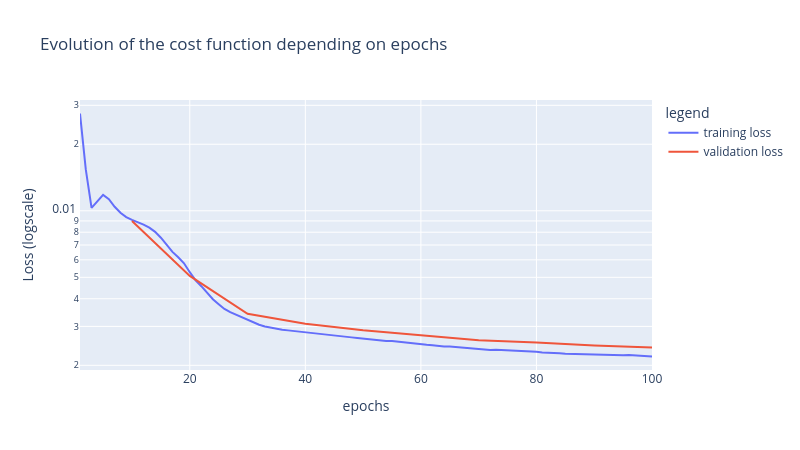
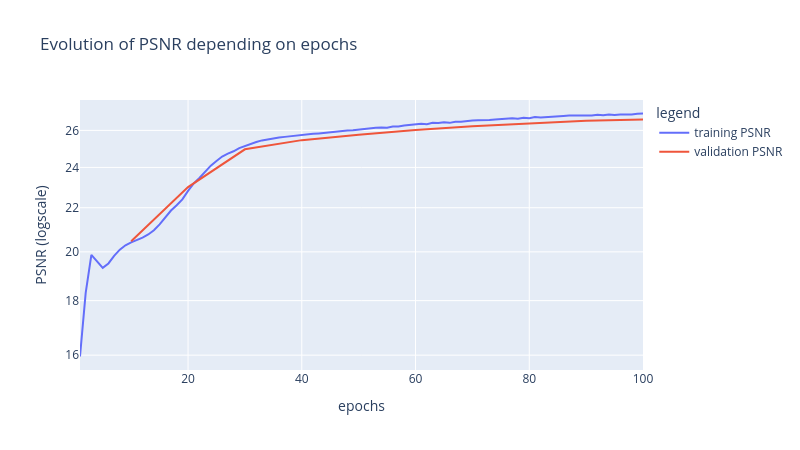

The notebook cell these images were saved under, in order:
### Markdown cell above
### Displaying training and validation performance

### Code cell
data_train = optim.getData(ista_trainer, 'Training')
data_valid = optim.getData(ista_trainer, 'Validation')        

plt_train_loss = pandas.DataFrame({'x':data_train["epoch"], 'y':data_train["Loss"], 'legend':'training loss',   'type':'loss'})
plt_valid_loss = pandas.DataFrame({'x':data_valid["epoch"], 'y':data_valid["Loss"], 'legend':'validation loss', 'type':'loss'})
plt_loss       = pandas.concat([plt_train_loss,plt_valid_loss]) 
    
figLoss = px.line(plt_loss,
            x='x', 
            y='y', 
            log_x=False, log_y=True,
            color='legend',
            labels={'x':'epochs','y':'Loss (logscale)'},
            title='Evolution of the cost function depending on epochs',
            width=800, height=450)
figLoss.show()


plt_train_psnr = pandas.DataFrame({'x':data_train["epoch"], 'y':data_train["PSNR"], 'legend':'training PSNR',   'type':'PSNR'})
plt_valid_psnr = pandas.DataFrame({'x':data_valid["epoch"], 'y':data_valid["PSNR"], 'legend':'validation PSNR', 'type':'PSNR'})
plt_psnr       = pandas.concat([plt_train_psnr,plt_valid_psnr]) 
    
figPSNR = px.line(plt_psnr,
            x='x', 
            y='y', 
            log_x=False, log_y=True,
            color='legend',
            labels={'x':'epochs','y':'PSNR (logscale)'},
            title='Evolution of PSNR depending on epochs',
            width=800, height=450)
figPSNR.show()

### Figure 1 — Plotly figure (JSON) as saved in the notebook; plotly's stock layout.template omitted (floating-point values rounded to 4 significant figures)
{"data": [{"hovertemplate": "legend=training loss<br>epochs=%{x}<br>Loss (logscale)=%{y}<extra></extra>", "legendgroup": "training loss", "line": {"color": "#636efa", "dash": "solid"}, "marker": {"symbol": "circle"}, "mode": "lines", "name": "training loss", "orientation": "v", "showlegend": true, "type": "scatter", "x": [1, 2, 3, 4, 5, 6, 7, 8, 9, 10, 11, 12, 13, 14, 15, 16, 17, 18, 19, 20, 21, 22, 23, 24, 25, 26, 27, 28, 29, 30, 31, 32, 33, 34, 35, 36, 37, 38, 39, 40, 41, 42, 43, 44, 45, 46, 47, 48, 49, 50, 51, 52, 53, 54, 55, 56, 57, 58, 59, 60, 61, 62, 63, 64, 65, 66, 67, 68, 69, 70, 71, 72, 73, 74, 75, 76, 77, 78, 79, 80, 81, 82, 83, 84, 85, 86, 87, 88, 89, 90, 91, 92, 93, 94, 95, 96, 97, 98, 99, 100], "xaxis": "x", "y": [0.02755, 0.01539, 0.01032, 0.01099, 0.0118, 0.01128, 0.01043, 0.009795, 0.00937, 0.0091, 0.008884, 0.008662, 0.00839, 0.008029, 0.007553, 0.007023, 0.006519, 0.00616, 0.00579, 0.005276, 0.00485, 0.004559, 0.004266, 0.003981, 0.003781, 0.003598, 0.00348, 0.003392, 0.003282, 0.003206, 0.003121, 0.003053, 0.002999, 0.002957, 0.002921, 0.002897, 0.002878, 0.002857, 0.002839, 0.00282, 0.0028, 0.002779, 0.00276, 0.002741, 0.002722, 0.002706, 0.00269, 0.002676, 0.002659, 0.002642, 0.002623, 0.002605, 0.002585, 0.002576, 0.002576, 0.002559, 0.002537, 0.002511, 0.002498, 0.00249, 0.002476, 0.002464, 0.00244, 0.002431, 0.002433, 0.002421, 0.002422, 0.002394, 0.002384, 0.002368, 0.002359, 0.002349, 0.002352, 0.002346, 0.00233, 0.002325, 0.002311, 0.002317, 0.002315, 0.002302, 0.002286, 0.002284, 0.002276, 0.002266, 0.002255, 0.002251, 0.002246, 0.002239, 0.002243, 0.00224, 0.002239, 0.002235, 0.002223, 0.002226, 0.002223, 0.002224, 0.002215, 0.002214, 0.002196, 0.002192], "yaxis": "y"}, {"hovertemplate": "legend=validation loss<br>epochs=%{x}<br>Loss (logscale)=%{y}<extra></extra>", "legendgroup": "validation loss", "line": {"color": "#EF553B", "dash": "solid"}, "marker": {"symbol": "circle"}, "mode": "lines", "name": "validation loss", "orientation": "v", "showlegend": true, "type": "scatter", "x": [10, 20, 30, 40, 50, 60, 70, 80, 90, 100], "xaxis": "x", "y": [0.008986, 0.005074, 0.003421, 0.003082, 0.002884, 0.002744, 0.002597, 0.002534, 0.002458, 0.002405], "yaxis": "y"}], "layout": {"height": 450, "legend": {"title": {"text": "legend"}, "tracegroupgap": 0}, "title": {"text": "Evolution of the cost function depending on epochs"}, "width": 800, "xaxis": {"anchor": "y", "domain": [0, 1], "title": {"text": "epochs"}}, "yaxis": {"anchor": "x", "domain": [0, 1], "title": {"text": "Loss (logscale)"}, "type": "log"}}}

### Figure 2 — Plotly figure (JSON) as saved in the notebook; plotly's stock layout.template omitted (floating-point values rounded to 4 significant figures)
{"data": [{"hovertemplate": "legend=training PSNR<br>epochs=%{x}<br>PSNR (logscale)=%{y}<extra></extra>", "legendgroup": "training PSNR", "line": {"color": "#636efa", "dash": "solid"}, "marker": {"symbol": "circle"}, "mode": "lines", "name": "training PSNR", "orientation": "v", "showlegend": true, "type": "scatter", "x": [1, 2, 3, 4, 5, 6, 7, 8, 9, 10, 11, 12, 13, 14, 15, 16, 17, 18, 19, 20, 21, 22, 23, 24, 25, 26, 27, 28, 29, 30, 31, 32, 33, 34, 35, 36, 37, 38, 39, 40, 41, 42, 43, 44, 45, 46, 47, 48, 49, 50, 51, 52, 53, 54, 55, 56, 57, 58, 59, 60, 61, 62, 63, 64, 65, 66, 67, 68, 69, 70, 71, 72, 73, 74, 75, 76, 77, 78, 79, 80, 81, 82, 83, 84, 85, 86, 87, 88, 89, 90, 91, 92, 93, 94, 95, 96, 97, 98, 99, 100], "xaxis": "x", "y": [15.95, 18.3, 19.87, 19.61, 19.32, 19.51, 19.83, 20.09, 20.28, 20.41, 20.51, 20.62, 20.76, 20.96, 21.22, 21.54, 21.87, 22.12, 22.4, 22.81, 23.18, 23.46, 23.77, 24.09, 24.34, 24.57, 24.73, 24.85, 25.03, 25.15, 25.26, 25.36, 25.44, 25.51, 25.57, 25.6, 25.64, 25.68, 25.7, 25.73, 25.77, 25.81, 25.83, 25.87, 25.9, 25.93, 25.95, 25.99, 26.0, 26.04, 26.07, 26.1, 26.15, 26.16, 26.14, 26.22, 26.22, 26.27, 26.3, 26.3, 26.37, 26.35, 26.43, 26.41, 26.46, 26.43, 26.49, 26.49, 26.54, 26.55, 26.58, 26.61, 26.59, 26.62, 26.65, 26.65, 26.69, 26.66, 26.71, 26.69, 26.76, 26.74, 26.77, 26.8, 26.8, 26.83, 26.84, 26.84, 26.86, 26.85, 26.85, 26.9, 26.87, 26.91, 26.87, 26.91, 26.9, 26.91, 26.96, 26.97], "yaxis": "y"}, {"hovertemplate": "legend=validation PSNR<br>epochs=%{x}<br>PSNR (logscale)=%{y}<extra></extra>", "legendgroup": "validation PSNR", "line": {"color": "#EF553B", "dash": "solid"}, "marker": {"symbol": "circle"}, "mode": "lines", "name": "validation PSNR", "orientation": "v", "showlegend": true, "type": "scatter", "x": [10, 20, 30, 40, 50, 60, 70, 80, 90, 100], "xaxis": "x", "y": [20.47, 23.0, 24.96, 25.46, 25.75, 26.02, 26.23, 26.4, 26.55, 26.62], "yaxis": "y"}], "layout": {"height": 450, "legend": {"title": {"text": "legend"}, "tracegroupgap": 0}, "title": {"text": "Evolution of PSNR depending on epochs"}, "width": 800, "xaxis": {"anchor": "y", "domain": [0, 1], "title": {"text": "epochs"}}, "yaxis": {"anchor": "x", "domain": [0, 1], "title": {"text": "PSNR (logscale)"}, "type": "log"}}}
